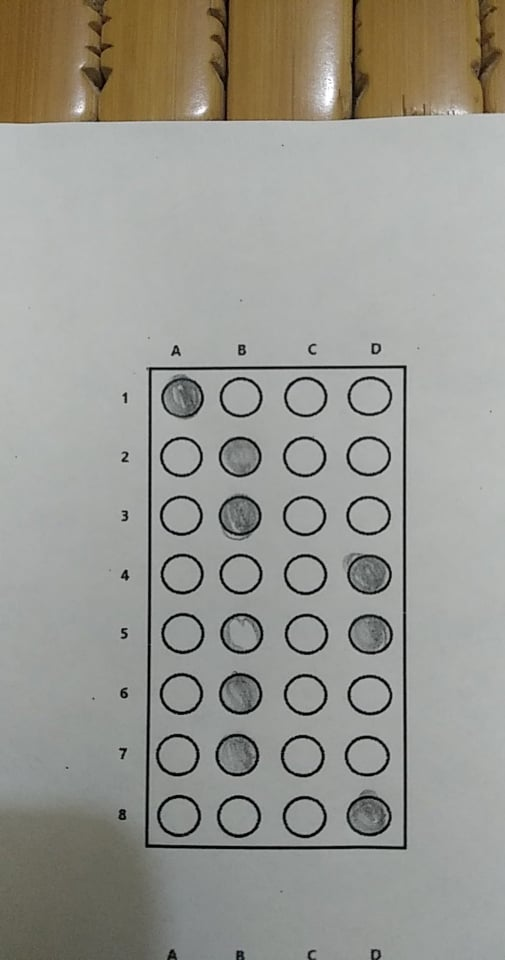
#> input picture anhdethi3.jpg, 505 x 960 px
$ python main.py
#> lines starting #> are read from the running program, lines starting #| are printed output that depends on the picture; after the words box and inside, x2 and y2 are one past the last pixel; in counts of white or black regions, pixels touching at a corner belong together
### funcs.py
import numpy as np
import cv2 as cv

def hcn (contours):
    result =[]
    for i in contours:
        area = cv.contourArea(i)
        if area>2000:
            # tính chu vi và sử dụng contours approximation algorithm để đơn giản hóa contours
            D = cv.arcLength(i,True)
            approx = cv.approxPolyDP(i,D*0.01,True)
            if len(approx) == 4:
                result.append(approx)
    result = sorted(result, key=cv.contourArea, reverse=True)
    return result

def order(points):

    return_points = np.zeros_like(points,dtype=np.int32)
    points = points.reshape((4,2))

    order_00_11 = np.sum(points,axis=1)
    order_01_10 = map(lambda x: x[0]-x[1], points)
    order_01_10 = [i for i in order_01_10]
    return_points[0] = points[np.argmin(order_00_11)]
    return_points[1] = points[np.argmax(order_01_10)]
    return_points[2] = points[np.argmin(order_01_10)]
    return_points[3] = points[np.argmax(order_00_11)]

    return return_points  #2d array


def checkans(imgThresh, total_questions:int):
    rs = imgThresh.shape[1]//total_questions
    imgThresh = cv.resize(imgThresh,(int(total_questions*rs),int(total_questions*rs)))
    # print(len(imgthresh))
    hor = np.vsplit(imgThresh,total_questions)
    store = []
    for i in hor:
        ver = np.hsplit(i,4)

        each_question = []
        for j in ver:
            each_question.append(cv.countNonZero(j))
        store.append(each_question)
    store_ndarray = np.array(store)
    print(store_ndarray)

    result = map(lambda x: np.where(x==np.max(x)),store_ndarray) # map object
    result = [i[0][0] for i in result] # list object
    # print(result)
    # for i in result:
    #     print(i)

    return result

def drawAns (img,this_img_answers:list,true_answers:list):
    x = img.shape[0]//4
    y = img.shape[1]//len(this_img_answers)

    for i in range(len(this_img_answers)):
        ans = true_answers[i] #[0,1,3,2,0,1,2]
        # print(ans)

        pos_x = (ans * x) + x//2
        pos_y = (i * y) + y//2
        if ans != this_img_answers[i]:
            this_ans = this_img_answers[i]
            w_pos_x = (this_ans * x) + x//2
            w_pos_y = (i * y) + y//2
            cv.circle(img,(w_pos_x,w_pos_y),5,(0,0,255),10)
        cv.circle(img,(pos_x,pos_y),5,(0,255,0),5)
    return img

### main.py
import cv2 as cv
import numpy as np
import funcs
import matplotlib.pyplot as plt

img = cv.imread('anhdethi3.jpg')
#> img is the input picture: shape (960, 505, 3); mean B, G, R 144.5, 151.5, 152.6
w,h = 700,700
img = cv.resize(img,(w,h))
#> img: shape (700, 700, 3)
# total_questions = 7
# answer = [0,1,3,2,1,1,1]
total_questions = 8
answer = [0,1,3,2,1,1,1,3]

imgCopy_1 = img.copy()
imgCopy_2 = img.copy()
imgCopy_3 = img.copy()
# xử lý độ sáng của ảnh
dilated_img = cv.dilate(img, np.ones((5,5), np.uint8))
new_img = 255 - cv.absdiff(img, dilated_img) # lấy nền trắng
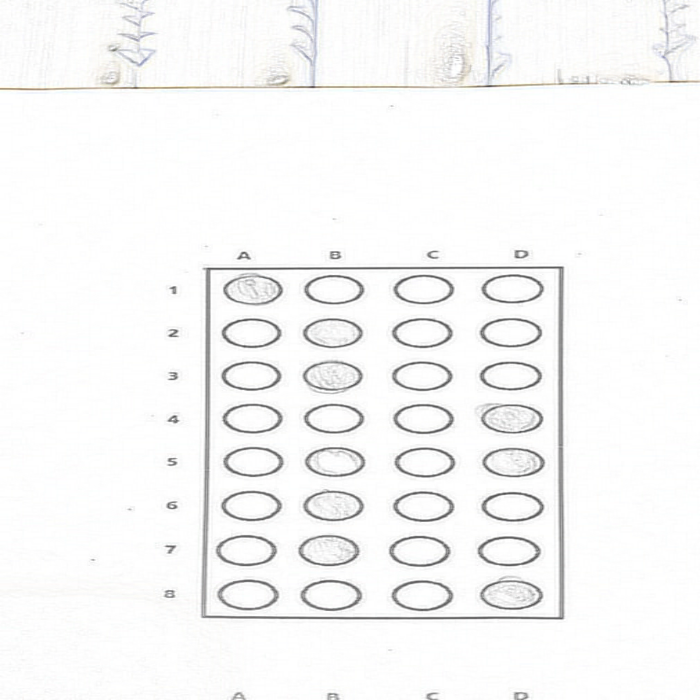
#> new_img: shape (700, 700, 3); mean B, G, R 247, 247.2, 247.2
#tìm đường biên
imgGray = cv.cvtColor(new_img,cv.COLOR_BGR2GRAY)
imgBlur = cv.GaussianBlur(imgGray,(5,5),1)
imgCanny = cv.Canny(imgBlur,20,50)
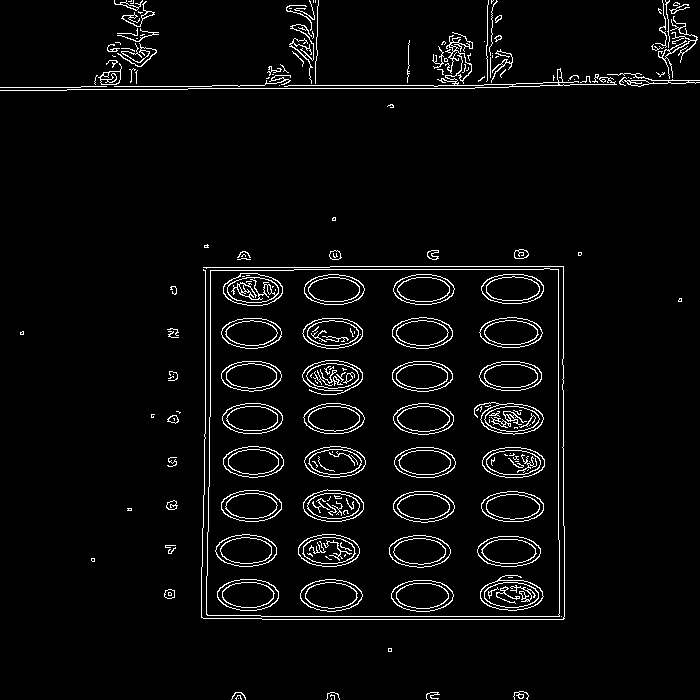
#> imgCanny: shape (700, 700); 4.1% white in thin lines or dots


# tìm các contours trong ảnh
contours,_ = cv.findContours(imgCanny,cv.RETR_EXTERNAL,cv.CHAIN_APPROX_NONE)
#> contours = 116 contours, 96 with area under 20; largest, box (x1, y1, x2, y2) and area: (206, 268, 560, 617) 121153, (0, 32, 617, 91) 310, (98, 63, 122, 85) 236, (607, 73, 700, 87) 165, (514, 249, 529, 259) 106
cv.drawContours(imgCopy_1,contours,-1,(0,255,0),1)
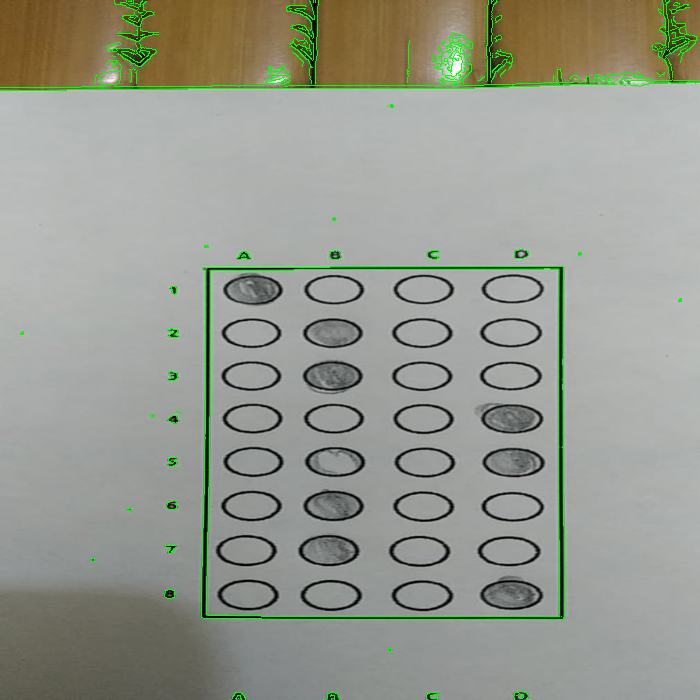
#> imgCopy_1: shape (700, 700, 3); mean B, G, R 142.7, 153.7, 150.5

# tìm ô khoanh đáp án và lấy 4 góc của nó
biggest_contour = funcs.hcn(contours)[0]
#> the loop in hcn, `for i in contours:` made 116 passes
#> (area, D, approx) on pass 29: (121153, 1397, [[558, 269], [210, 270], [206, 614], [559, 616]])
#> area on passes 8, 11, 16, 18, 35, 36: 24, 76, 72, 59, 63, 82.5
#> after the loop in hcn, `for i in contours:`: result = [[[558, 269], [210, 270], [206, 614], [559, 616]]]
#> biggest_contour = [[558, 269], [210, 270], [206, 614], [559, 616]]

# vẽ 4 góc của ô khoanh đáp án lên ảnh
cv.drawContours(imgCopy_2, biggest_contour,-1,(255,0,0),5)
#> imgCopy_2: shape (700, 700, 3); mean B, G, R 144.5, 151.5, 152.5

# thiết lập lại vị trí của 4 điểm trên ô khoanh
biggest_contour =  funcs.order(biggest_contour)
#> in order, `order_00_11 = np.sum(points,axis=1)`: order_00_11 = [827, 480, 820, 1175]
#> in order, `order_01_10 = [i for i in order_01_10]`: order_01_10 = [289, -60, -408, -57]
#> biggest_contour = [[210, 270], [558, 269], [206, 614], [559, 616]]

# cắt ảnh
pt1 = np.float32(biggest_contour)
#> pt1 = [[210, 270], [558, 269], [206, 614], [559, 616]]
pt2 = np.float32([[0,0],[w,0],[0,h],[w,h]])
matrix = cv.getPerspectiveTransform(pt1,pt2)
#> matrix = [[2.06, 0.024, -439.7], [0.00603, 2.1, -568], [2.54e-05, 4.27e-05, 1]]
imgBoard = cv.warpPerspective(new_img,matrix,(w,h))
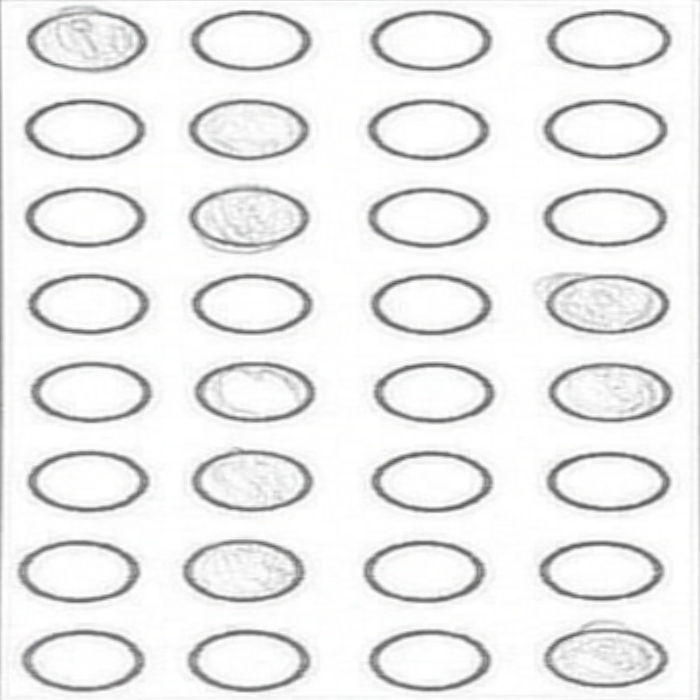
#> imgBoard: shape (700, 700, 3); mean B, G, R 236.2, 236.2, 236.2

# binary img
imgBoardGray = cv.cvtColor(imgBoard,cv.COLOR_BGR2GRAY)
imgThresh = cv.threshold(imgBoardGray,240,255,cv.THRESH_BINARY_INV)[1]
#> imgThresh: shape (700, 700); 22.3% white; 201 white regions (156 under 20 px), largest, box (x1, y1, x2, y2) and area: (533, 272, 671, 336) 5454, (187, 183, 312, 256) 5250, (541, 619, 670, 689) 5146
imgThresh = cv.medianBlur(imgThresh,5)
#> imgThresh: shape (700, 700); 22.4% white; 52 white regions (15 under 20 px), largest, box (x1, y1, x2, y2) and area: (533, 272, 671, 336) 5739, (187, 183, 312, 256) 5476, (542, 619, 670, 689) 5417
# cv.imshow('thresh1', imgThresh)


# tính toán kết quả
funcs.checkans(imgThresh,total_questions)
#> in checkans, `imgThresh = cv.resize(imgThresh,(int(total_questions*rs),int(total_que..`:
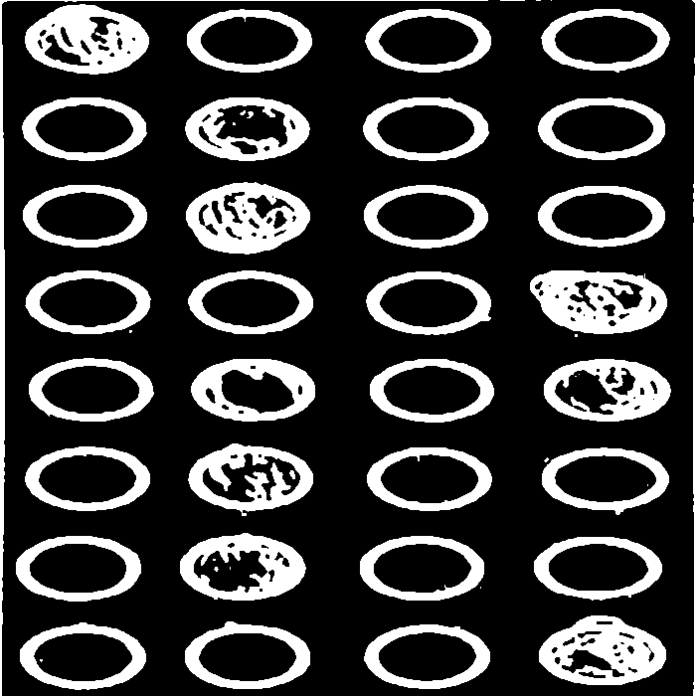
#> imgThresh: shape (696, 696); min 0, max 255, mean 57.1
#> in checkans, `hor = np.vsplit(imgThresh,total_questions)`: hor = 8 items
#> the loop in checkans, `for i in hor:` made 8 passes
#> after the loop in checkans, `for i in hor:`:
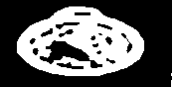
#> j: shape (87, 174); min 0, max 255, mean 93.3
#> after the loop in checkans, `for i in hor:`: store = [[6297, 3174, 3163, 3067], [3299, 4408, 3032, 3132], [3343, 6075, 2961, 3205], [3469, 2998, 3074, 6585], [3458, 4285, 2976, 5072], [3463, 4885, 3024, 3366], [3399, 4915, 3117, 3245], [3373, 3212, 3117, 6166]]
#> in checkans, `store_ndarray = np.array(store)`: store_ndarray has the same summary as store
#| [[6297 3174 3163 3067]
#|  [3299 4408 3032 3132]
#|  [3343 6075 2961 3205]
#|  [3469 2998 3074 6585]
#|  [3458 4285 2976 5072]
#|  [3463 4885 3024 3366]
#|  [3399 4915 3117 3245]
#|  [3373 3212 3117 6166]]
#> in checkans, `result = [i[0][0] for i in result]`: result = [0, 1, 1, 3, 3, 1, 1, 3]
result = funcs.checkans(imgThresh,total_questions)
#> the loop in checkans (call 2), `for i in hor:` made 8 passes
#| [[6297 3174 3163 3067]
#|  [3299 4408 3032 3132]
#|  [3343 6075 2961 3205]
#|  [3469 2998 3074 6585]
#|  [3458 4285 2976 5072]
#|  [3463 4885 3024 3366]
#|  [3399 4915 3117 3245]
#|  [3373 3212 3117 6166]]
#> result = [0, 1, 1, 3, 3, 1, 1, 3]
score = 0
dict = {
    0:'A',1:'B',2:'C',3:'D'
}
for idx, i in enumerate(result):
    out = f"Câu {idx} khoanh: "+ dict[i]
    score +=1
    if answer[idx] != i:
        out += ', đáp án chính xác: '+ dict[answer[idx]]
        score -=1
    print(out)
#> this loop made 8 passes
#> (i, out, score) on passes 1 to 8: (0, 'Câu 0 khoanh: A', 1), (1, 'Câu 1 khoanh: B', 2), (1, 'Câu 2 khoanh: B, đáp án chính xác: D', 2), (3, 'Câu 3 khoanh: D, đáp án chính xác: C', 2), (3, 'Câu 4 khoanh: D, đáp án chính xác: B', 2), (1, 'Câu 5 khoanh: B', 3), (1, 'Câu 6 khoanh: B', 4), (3, 'Câu 7 khoanh: D', 5)
#| Câu 0 khoanh: A
#| Câu 1 khoanh: B
#| Câu 2 khoanh: B, đáp án chính xác: D
#| Câu 3 khoanh: D, đáp án chính xác: C
#| Câu 4 khoanh: D, đáp án chính xác: B
#| Câu 5 khoanh: B
#| Câu 6 khoanh: B
#| Câu 7 khoanh: D
#> after the loop, score = 5
print("Điểm số: ",score,'/',len(answer))
#| Điểm số:  5 / 8


# đáp án đã khoanh và kết quả
mark_img = funcs.drawAns(imgBoard,result,answer)
#> in drawAns, `y = img.shape[1]//len(this_img_answers)`: y = 87
#> the loop in drawAns, `for i in range(len(this_img_answers)):` made 8 passes
#> (ans, pos_x, pos_y, this_ans, w_pos_x, w_pos_y) on passes 3 to 5: (3, 612, 217, 1, 262, 217), (2, 437, 304, 3, 612, 304), (1, 262, 391, 3, 612, 391)
#> (ans, pos_x, pos_y) on passes 1, 2, 6, 7, 8: (0, 87, 43), (1, 262, 130), (1, 262, 478), (1, 262, 565), (3, 612, 652)
black_board = np.zeros_like(imgBoard)
black_board = funcs.drawAns(black_board,result,answer)
#> the loop in drawAns (call 2), `for i in range(len(this_img_answers)):` made 8 passes
#> after the loop in drawAns (call 2), `for i in range(len(this_img_answers)):`:
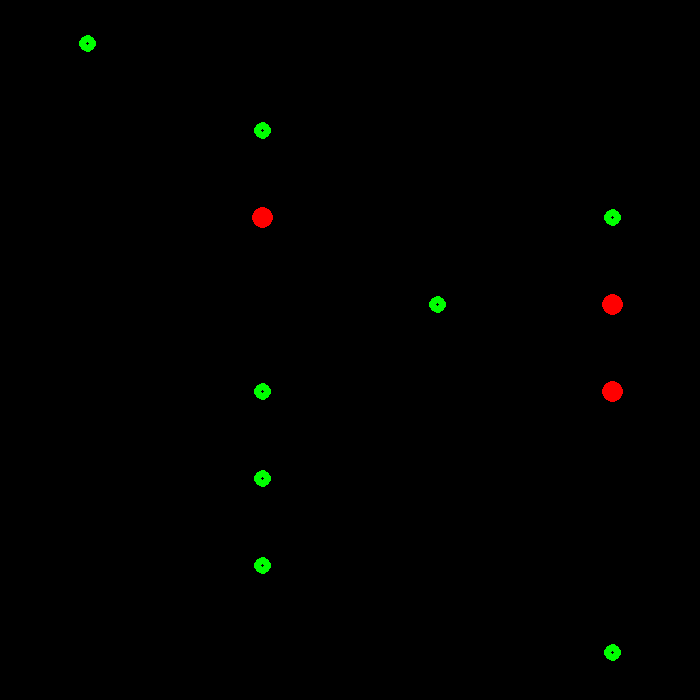
#> img: shape (700, 700, 3); mean B, G, R 0, 0.9, 0.5

inv_matrix = cv.getPerspectiveTransform(pt2,pt1)
#> inv_matrix = [[0.49, -0.00988, 210], [-0.00472, 0.479, 270], [-1.22e-05, -2.02e-05, 1]]
inv_imgBoard = cv.warpPerspective(black_board,inv_matrix,(w,h))

# print(imgCopy_3.shape, inv_imgBoard.shape)
imgCopy_3 = cv.addWeighted(imgCopy_3,1,inv_imgBoard,1,0)

# [7 lines of commented-out code are left out]

img = cv.cvtColor(img,cv.COLOR_BGR2RGB)
imgEqual = cv.cvtColor(imgBoardGray,cv.COLOR_BGR2RGB)
imgCanny = cv.cvtColor(imgCanny,cv.COLOR_BGR2RGB)
#> imgCanny: shape (700, 700, 3); 4.1% white in thin lines or dots
imgCopy_1 = cv.cvtColor(imgCopy_1,cv.COLOR_BGR2RGB)
imgThresh = cv.cvtColor(imgThresh,cv.COLOR_BGR2RGB)
imgFinal = cv.cvtColor(imgCopy_3,cv.COLOR_BGR2RGB)

_,index = plt.subplots(2,3)
index[0,0].imshow(img),index[0,0].set_title('anh goc')
index[0,1].imshow(new_img),index[0,1].set_title('can bang do sang ')
index[0,2].imshow(imgCanny),index[0,2].set_title('Canny ')
index[1,0].imshow(imgCopy_1),index[1,0].set_title('tim contours ')

index[1,1].imshow(imgThresh),index[1,1].set_title('Thresh ')
index[1,2].imshow(imgFinal),index[1,2].set_title('Ket qua ')


plt.show()
#> figure, not shown here; B, G, R data is drawn as R, G, B


cv.waitKey(0)
cv.destroyAllWindows()

$ run again, with anhdethi1.jpg copied over anhdethi3.jpg
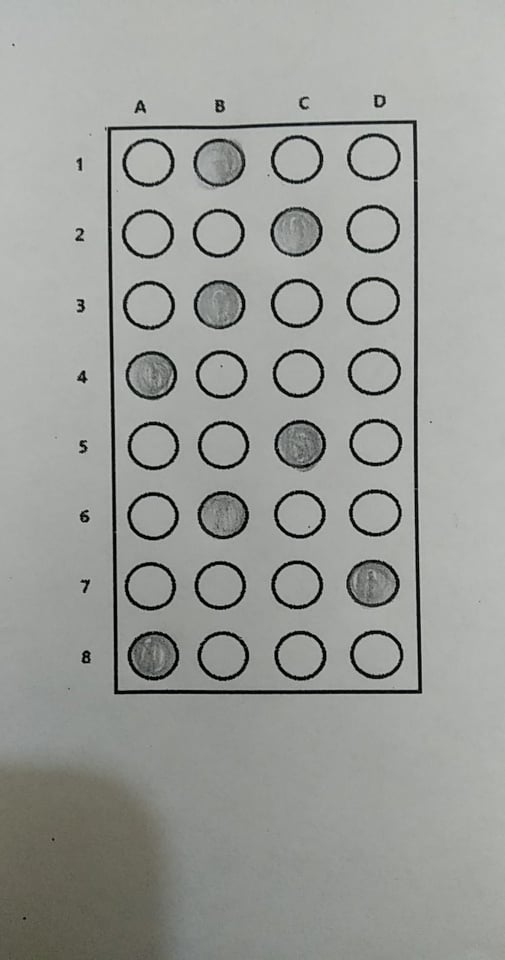
#> input picture anhdethi1.jpg, 505 x 960 px
#> img is the input picture: shape (960, 505, 3); mean B, G, R 153, 156.8, 155
#> contours = 25 contours, 16 with area under 20; largest, box (x1, y1, x2, y2) and area: (145, 87, 586, 507) 177900, (298, 72, 312, 83) 114, (113, 473, 126, 485) 100, (110, 371, 124, 382) 98, (106, 217, 118, 229) 86
#> `cv.drawContours(imgCopy_1,contours,-1,(0,255,0),1)`:
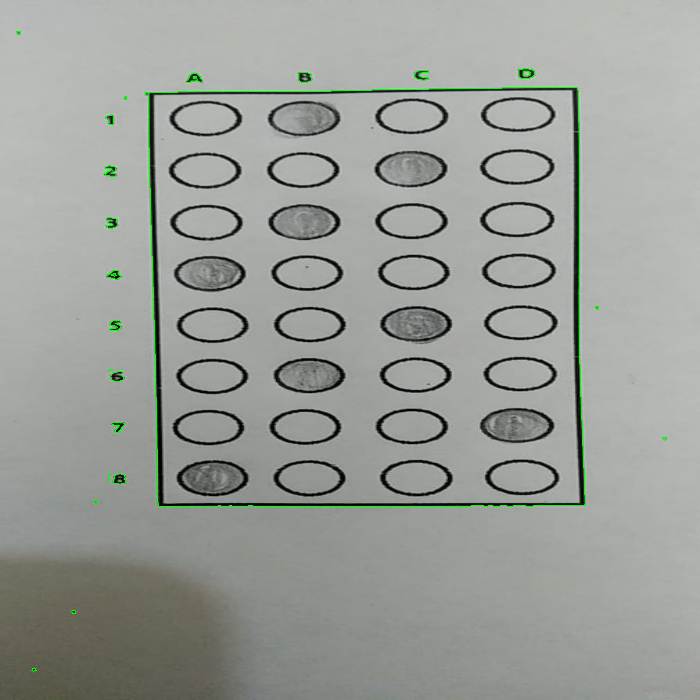
#> imgCopy_1: shape (700, 700, 3); mean B, G, R 152.3, 157.4, 154.3
#> the loop in hcn, `for i in contours:` made 25 passes
#> (area, D, approx) on pass 19: (177899.5, 1708.8, [[577, 88], [145, 92], [157, 505], [584, 505]])
#> after the loop in hcn, `for i in contours:`: result = [[[577, 88], [145, 92], [157, 505], [584, 505]]]
#> `biggest_contour = funcs.hcn(contours)[0]`: biggest_contour = [[577, 88], [145, 92], [157, 505], [584, 505]]
#> imgCopy_2: shape (700, 700, 3); mean B, G, R 153, 156.7, 154.9
#> order_00_11 = [665, 237, 662, 1089]
#> order_01_10 = [489, 53, -348, 79]
#> `biggest_contour =  funcs.order(biggest_contour)`: biggest_contour = [[145, 92], [577, 88], [157, 505], [584, 505]]
#> matrix = [[1.64, -0.0475, -232.9], [0.0155, 1.68, -156.4], [2.22e-05, -2.91e-05, 1]]
#> hor = 8 items
#> the loop in checkans, `for i in hor:` made 8 passes
#> after the loop in checkans, `for i in hor:`: store = [[5045, 5169, 3776, 4342], [4043, 2744, 4347, 3639], [3983, 4435, 2882, 3789], [6459, 2857, 2803, 3964], [4058, 2820, 5681, 4086], [3988, 4555, 2864, 3981], [4060, 2825, 2876, 6290], [7590, 3611, 3669, 4610]]
#> store_ndarray has the same summary as store
#| [[5045 5169 3776 4342]
#|  [4043 2744 4347 3639]
#|  [3983 4435 2882 3789]
#|  [6459 2857 2803 3964]
#|  [4058 2820 5681 4086]
#|  [3988 4555 2864 3981]
#> (further printed lines are left out)
#> in checkans, `result = [i[0][0] for i in result]`: result = [1, 2, 1, 0, 2, 1, 3, 0]
#> the loop in checkans (call 2), `for i in hor:` made 8 passes
#| [[5045 5169 3776 4342]
#|  [4043 2744 4347 3639]
#|  [3983 4435 2882 3789]
#|  [6459 2857 2803 3964]
#|  [4058 2820 5681 4086]
#|  [3988 4555 2864 3981]
#> (further printed lines are left out)
#> the loop `for idx, i in enumerate(result):` made 8 passes
#> (i, out, score) on passes 1 to 8: (1, 'Câu 0 khoanh: B, đáp án chính xác: A', 0), (2, 'Câu 1 khoanh: C, đáp án chính xác: B', 0), (1, 'Câu 2 khoanh: B, đáp án chính xác: D', 0), (0, 'Câu 3 khoanh: A, đáp án chính xác: C', 0), (2, 'Câu 4 khoanh: C, đáp án chính xác: B', 0), (1, 'Câu 5 khoanh: B', 1), (3, 'Câu 6 khoanh: D, đáp án chính xác: B', 1), (0, 'Câu 7 khoanh: A, đáp án chính xác: D', 1)
#> (printed output is left out)
#> after the loop `for idx, i in enumerate(result):`: score = 1
#| Điểm số:  1 / 8
#> y = 87
#> the loop in drawAns, `for i in range(len(this_img_answers)):` made 8 passes
#> (ans, pos_x, pos_y, this_ans, w_pos_x, w_pos_y) on passes 1, 2, 3, 4, 5, 7, 8: (0, 87, 43, 1, 262, 43), (1, 262, 130, 2, 437, 130), (3, 612, 217, 1, 262, 217), (2, 437, 304, 0, 87, 304), (1, 262, 391, 2, 437, 391), (1, 262, 565, 3, 612, 565), (3, 612, 652, 0, 87, 652)
#> the loop in drawAns (call 2), `for i in range(len(this_img_answers)):` made 8 passes
#> after the loop in drawAns (call 2), `for i in range(len(this_img_answers)):`:
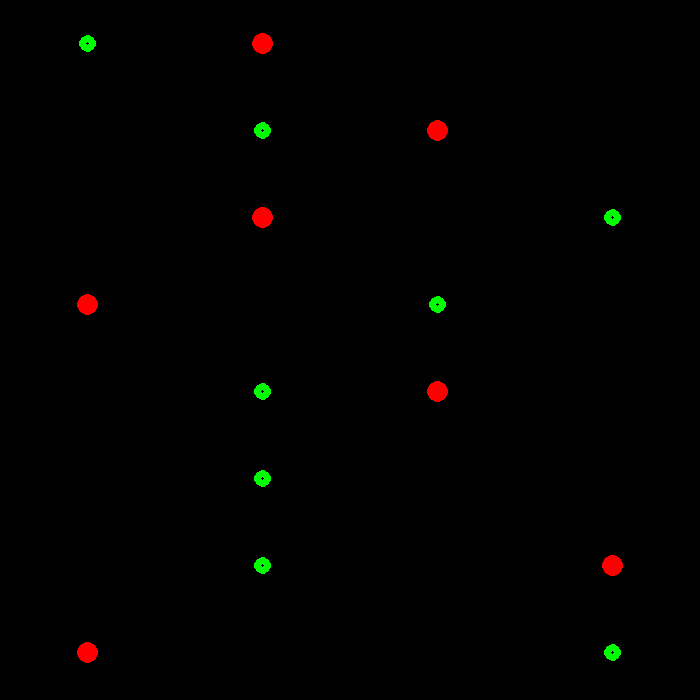
#> img: shape (700, 700, 3); mean B, G, R 0, 0.9, 1.2
#> inv_matrix = [[0.609, 0.0198, 145], [-0.00692, 0.599, 92], [-1.37e-05, 1.7e-05, 1]]
